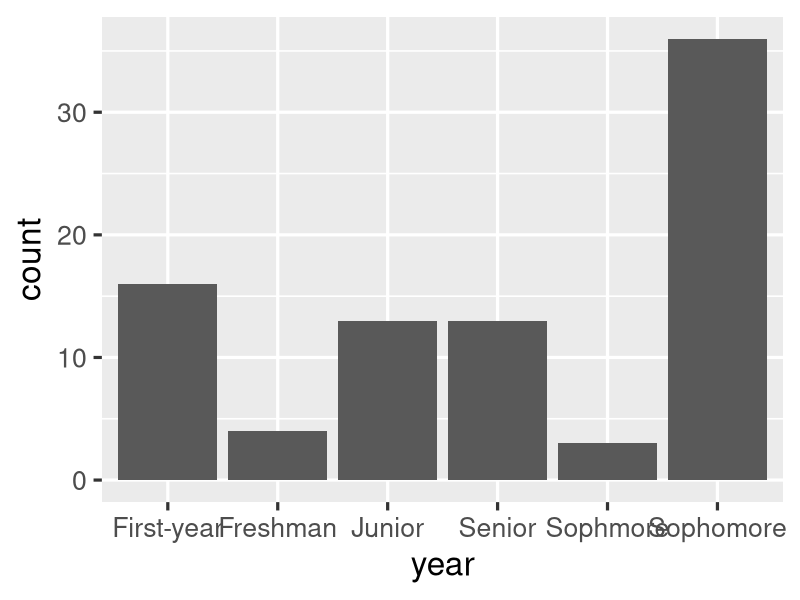
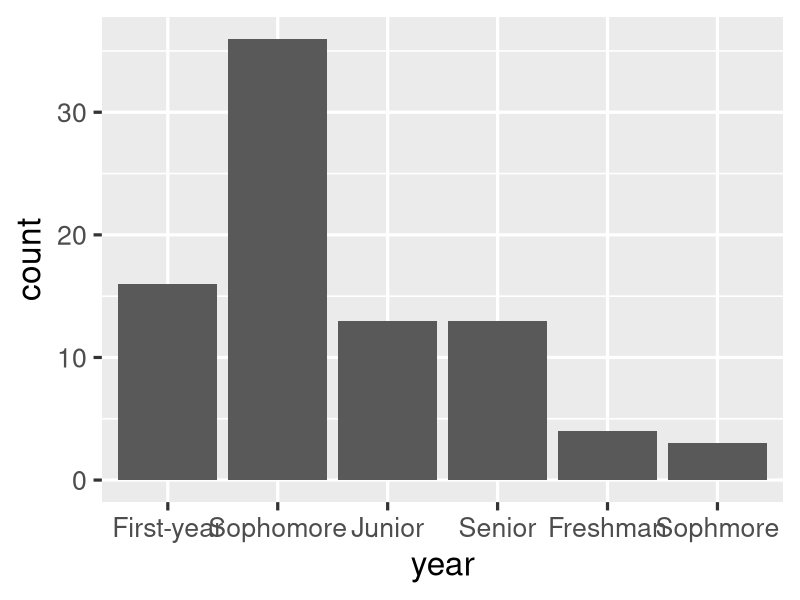

Source code (R) for these figures, in order:
## ---- chunk 1
#| label: setup
#| include: false
ggplot2::theme_set(ggplot2::theme_gray(base_size = 24))
todays_ae <- "ae-07-durham-climate-factors"
## ---- chunk 2
library(tidyverse)
## ---- chunk 3
library(dplyr) # not necessary if you already loaded tidyverse in your document/session
## ---- chunk 4
#| echo: fenced
#| label: load-packages
#| message: false
library(tidyverse)
library(ggthemes)
library(scales)
# etc.
## ---- chunk 5
#| include: false
library(tidyverse)
survey <- read_csv(
  "data/survey-2025-09-23.csv",
  na = c("", "/"),
  col_names = "response",
  skip = 1
) |>
  mutate(response = str_remove(response, "^X - |^V - ")) |>
  filter(!is.na(response)) |>
  separate_wider_delim(
    response,
    delim = " / ",
    names = c("year", "tue_classes"),
    too_few = "align_start"
  ) |>
  mutate(year = str_to_sentence(year))
## ---- chunk 6
survey
## ---- chunk 7
survey
## ---- chunk 8
survey <- survey |>
  mutate(
    tue_classes = case_when(
      tue_classes == "one" ~ "1",
      tue_classes == "two" ~ "2",
      tue_classes == "Two" ~ "2",
      .default = tue_classes
    ),
    tue_classes = as.numeric(tue_classes)
  ) |>
  filter(year != "29.32%")

survey
## ---- chunk 9
typeof(TRUE)
## ---- chunk 10
typeof("First-year")
## ---- chunk 11
typeof(2.5)
typeof(3)
## ---- chunk 12
typeof(3L)
typeof(1:3)
## ---- chunk 13
c(1, 2, 3)
## ---- chunk 14
c("Hello", "World!")
## ---- chunk 15
c(c("hi", "hello"), c("bye", "jello"))
## ---- chunk 16
x <- 1:3
x
typeof(x)
## ---- chunk 17
y <- as.character(x)
y
typeof(y)
## ---- chunk 18
x <- c(TRUE, FALSE)
x
typeof(x)
## ---- chunk 19
y <- as.numeric(x)
y
typeof(y)
## ---- chunk 20
c(2, "Just this one!")
## ---- chunk 21
c(FALSE, 3L)
## ---- chunk 22
c(FALSE, 1.2)
## ---- chunk 23
c(2L, "two")
## ---- chunk 24
c(TRUE, "two")
## ---- chunk 25
class_years <- factor(
  c(
    "First-year",
    "Sophomore",
    "Sophomore",
    "Senior",
    "Junior"
  )
)
class_years
## ---- chunk 26
typeof(class_years)
## ---- chunk 27
class(class_years)
## ---- chunk 28
glimpse(class_years)
## ---- chunk 29
as.integer(class_years)
## ---- chunk 30
today <- as.Date("2025-09-23")
today
## ---- chunk 31
typeof(today)
## ---- chunk 32
class(today)
## ---- chunk 33
as.integer(today)
## ---- chunk 34
as.integer(today) / 365 # roughly 55 yrs
## ---- chunk 35
df <- data.frame(x = 1:2, y = 3:4)
df
## ---- chunk 36
typeof(df)
## ---- chunk 37
class(df)
## ---- chunk 38
#| code-line-numbers: "|2|3|4"
l <- list(
  x = 1:4,
  y = c("hi", "hello", "jello"),
  z = c(TRUE, FALSE)
)
l
## ---- chunk 39
df
## ---- chunk 40
df |>
  pull(y)
## ---- chunk 41
#| message: false
survey
## ---- chunk 42
#| out-width: 100%
#| fig-width: 7
#| fig-asp: 0.5
ggplot(survey, mapping = aes(x = year)) +
  geom_bar()
## ---- chunk 43
#| out-width: 100%
#| fig-width: 7
#| fig-asp: 0.5
survey |>
  mutate(
    year = fct_relevel(year, "First-year", "Sophomore", "Junior", "Senior")
  ) |>
  ggplot(mapping = aes(x = year)) +
  geom_bar()
